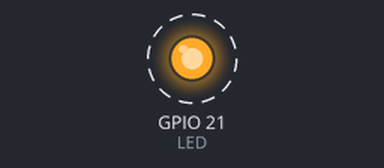
This program was run on a simulated Raspberry Pi (BCM pin numbers). Parts: output pins drawn as LEDs (lit = HIGH). Dashed ring = blinking.

Above: at 0.2 s.
Timing chart, 0 to 3.0 s (numbered marks = the images above):
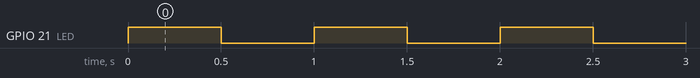

The program:

diode.py
```python
import RPi.GPIO as GPIO
import sys
import time

LED = 21

def main():
    # GPIO.setwarnings(False)   # 如果有多个脚本控制电路会警告
    GPIO.setmode(GPIO.BCM)
    # GPIO.input(LED)     # 读输入引脚的值 #This will return either 0 / GPIO.LOW / False or 1 / GPIO.HIGH / True
    # mode = GPIO.getmode()     # 判断board还是BCM模式
    GPIO.setup(LED, GPIO.OUT)   # 设置引脚为输入
    # GPIO.output(channel, state)   #State can be 0 / GPIO.LOW / False or 1 / GPIO.HIGH / True.
    while(True):
        GPIO.output(LED,True)
        time.sleep(0.5)
        GPIO.output(LED,False)
        time.sleep(0.5)

main()
```

Measured:
- by itself, GPIO 21 (LED): alternates HIGH for 0.50 s and LOW for 0.50 s
